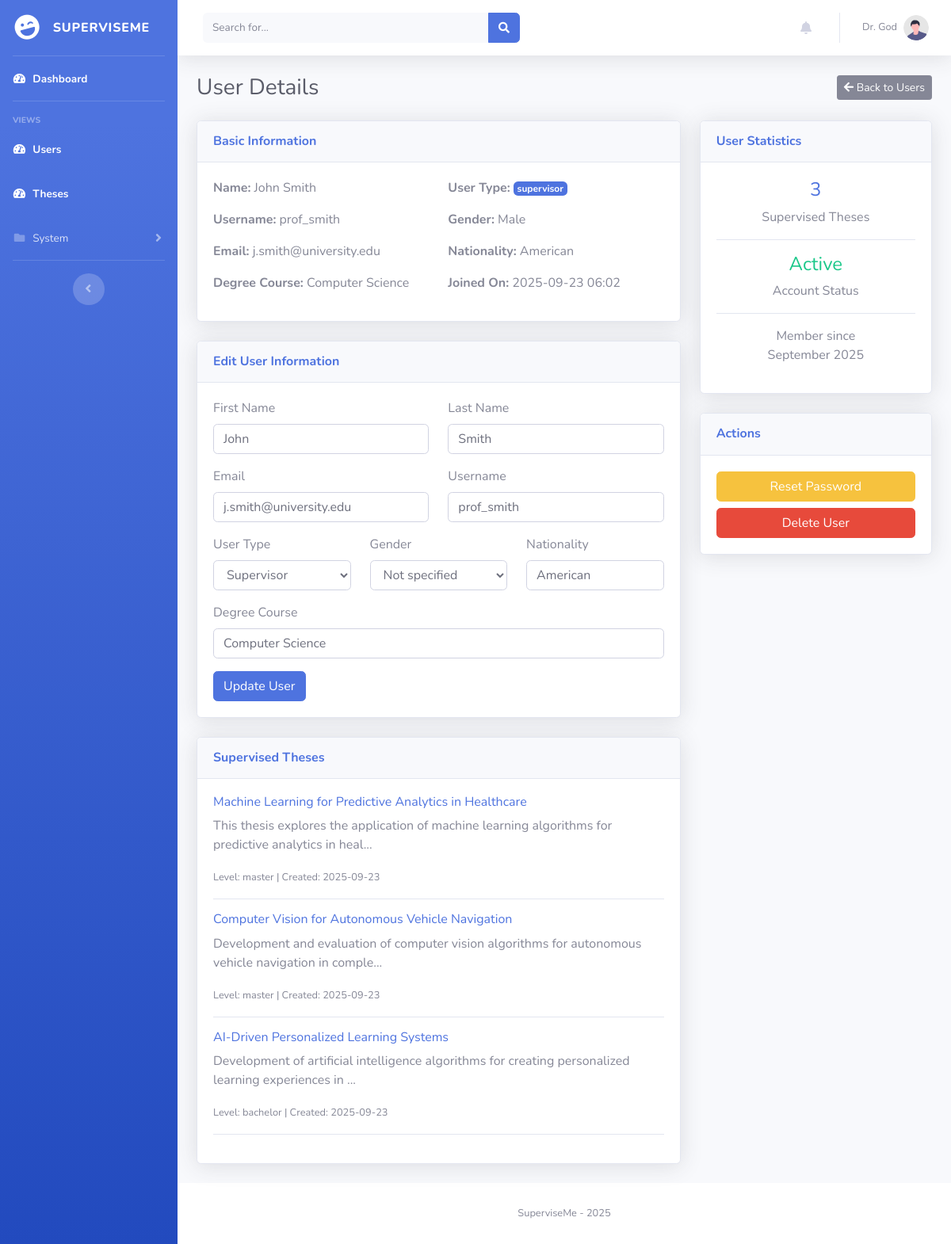
The app's page /admin/user/2 (signed in), older data.
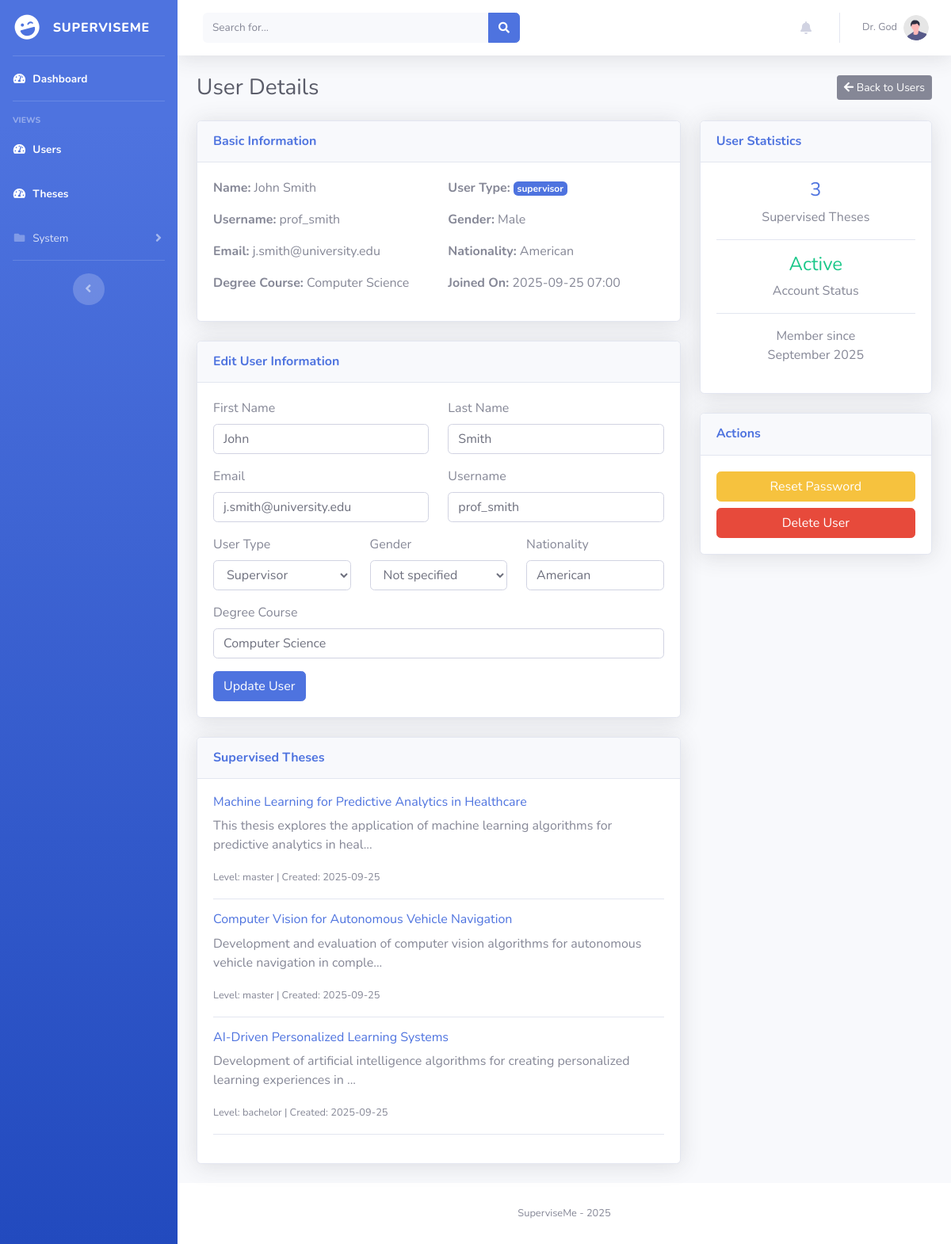
The same page, newer data.
### superviseme/models.py (models this page shows)
class User_mgmt(UserMixin, db.Model):
    __tablename__ = "user_mgmt"
    id = db.Column(db.Integer, primary_key=True)
    username = db.Column(db.String(50), nullable=False, unique=True)
    name = db.Column(db.String(15))
    surname = db.Column(db.String(15))
    cdl = db.Column(db.String(15))
    email = db.Column(db.String(50), nullable=False, unique=True)
    password = db.Column(db.String(80), nullable=False)
    user_type = db.Column(db.String(10), nullable=False, default="student")
    joined_on = db.Column(db.Integer, nullable=False)
    gender = db.Column(db.String(10), default=None)
    nationality = db.Column(db.String(15), default=None)
    last_activity = db.Column(db.Integer, nullable=True)  # Track last activity timestamp
    last_activity_location = db.Column(db.String(100), nullable=True)  # Track where they were last active
    telegram_user_id = db.Column(db.String(50), nullable=True)  # Telegram user ID for bot notifications
    telegram_enabled = db.Column(db.Boolean, default=False, nullable=False)  # Enable/disable Telegram notifications
    telegram_notification_types = db.Column(db.Text, nullable=True)  # JSON string of enabled notification types
    thesis = db.relationship("Thesis", backref="author", lazy=True)

class Thesis(db.Model):
    __tablename__ = "thesis"
    id = db.Column(db.Integer, primary_key=True)
    title = db.Column(db.String(100), nullable=False)
    description = db.Column(db.Text, nullable=False)
    author_id = db.Column(db.Integer, db.ForeignKey("user_mgmt.id"), nullable=True)
    frozen = db.Column(db.Boolean, default=False)
    level = db.Column(db.Text, nullable=True)
    created_at = db.Column(db.Integer, nullable=False)

### superviseme/routes/admin.py (the view)
@admin.route("/admin/user/<int:user_id>")
@login_required
def user_detail(user_id):
    privilege_check = check_privileges(current_user.username, role="admin")
    if privilege_check is not True:
        return privilege_check
    user = User_mgmt.query.get_or_404(user_id)
    authored_theses = []
    if user.user_type == "student":
        authored_theses = Thesis.query.filter_by(author_id=user_id).all()
    supervised_theses = []
    if user.user_type == "supervisor":
        supervised_rels = Thesis_Supervisor.query.filter_by(supervisor_id=user_id).all()
        supervised_theses = [Thesis.query.get(rel.thesis_id) for rel in supervised_rels]
    return render_template("/admin/user_detail.html",
                         current_user=current_user,
                         user=user,
                         authored_theses=authored_theses,
                         supervised_theses=supervised_theses,
                         datetime=datetime.datetime)

### superviseme/utils/logging_config.py (called while the page is built)
def log_request_response(app, loggers):
    @app.before_request
    def log_request_info():
        loggers['access_logger'].info("Request started", extra={
            'event_type': 'request_start',
            'endpoint': request.endpoint,
            'url_rule': str(request.url_rule) if request.url_rule else None,
            'content_length': request.content_length,
            'content_type': request.content_type
        })
    @app.after_request
    def log_response_info(response):
        loggers['access_logger'].info("Request completed", extra={
            'event_type': 'request_end',
            'status_code': response.status_code,
            'content_length': response.content_length,
            'content_type': response.content_type
        })
        return response

### superviseme/utils/miscellanea.py (called while the page is built, shortened)
def check_privileges(username, role="admin"):
    user = User_mgmt.query.filter_by(username=username).first()
    if not user:
        abort(404)
    return True

### superviseme/templates/admin/user_detail.html (shortened to what the changed rows need)
{% include 'admin/components/header.html' %}
<body id="page-top">
    <div id="wrapper">
        <div id="content-wrapper" class="d-flex flex-column">
            <div id="content">
                <div class="container-fluid">
                    <div class="d-sm-flex align-items-center justify-content-between mb-4">
                        <h1 class="h3 mb-0 text-gray-800">User Details</h1>
                    </div>
                    <div class="row">
                        <div class="col-xl-8 col-lg-7">
                            <div class="card shadow mb-4">
                                <div class="card-body">
                                    <div class="row">
                                        <div class="col-md-6">
                                            <p><strong>Name:</strong> {{ user.name }} {{ user.surname }}</p>
                                            <p><strong>Username:</strong> {{ user.username }}</p>
                                            <p><strong>Email:</strong> {{ user.email }}</p>
                                        </div>
                                        <div class="col-md-6">
                                            <p><strong>User Type:</strong> <span class="badge badge-primary">{{ user.user_type }}</span></p>
                                            <p><strong>Gender:</strong> {{ user.gender or "Not specified" }}</p>
                                            <p><strong>Nationality:</strong> {{ user.nationality or "Not specified" }}</p>
                                        </div>
                                    </div>
                                    <div class="row">
                                        <div class="col-md-6">
                                            <p><strong>Degree Course:</strong> {{ user.cdl or "Not specified" }}</p>
                                        </div>
                                        <div class="col-md-6">
                                            <p><strong>Joined On:</strong> {{ datetime.fromtimestamp(user.joined_on).strftime('%Y-%m-%d %H:%M') }}</p>
                                        </div>
                                    </div>
                                </div>
                            </div>
                            <div class="card shadow mb-4">
                                <div class="card-body">
                                    <form action="/admin/update_user" method="POST">
                                        <div class="row">
                                            <div class="col-md-6">
                                                <div class="form-group">
                                                    <label for="name">First Name</label>
                                                    <input type="text" class="form-control" id="name" name="name" value="{{ user.name or '' }}">
                                                </div>
                                            </div>
                                            <div class="col-md-6">
                                                <div class="form-group">
                                                    <label for="surname">Last Name</label>
                                                    <input type="text" class="form-control" id="surname" name="surname" value="{{ user.surname or '' }}">
                                                </div>
                                            </div>
                                        </div>
                                        <div class="row">
                                            <div class="col-md-6">
                                                <div class="form-group">
                                                    <label for="email">Email</label>
                                                    <input type="email" class="form-control" id="email" name="email" value="{{ user.email or '' }}">
                                                </div>
                                            </div>
                                            <div class="col-md-6">
                                                <div class="form-group">
                                                    <label for="username">Username</label>
                                                    <input type="text" class="form-control" id="username" name="username" value="{{ user.username or '' }}">
                                                </div>
                                            </div>
                                        </div>
                                        <div class="row">
                                            <div class="col-md-4">
                                                <div class="form-group">
                                                    <label for="user_type">User Type</label>
                                                    <select class="form-control" id="user_type" name="user_type">
                                                        <option value="supervisor" {% if user.user_type == 'supervisor' %}selected{% endif %}>Supervisor</option>
                                                    </select>
                                                </div>
                                            </div>
                                            <div class="col-md-4">
                                                <div class="form-group">
                                                    <label for="nationality">Nationality</label>
                                                    <input type="text" class="form-control" id="nationality" name="nationality" value="{{ user.nationality or '' }}">
                                                </div>
                                            </div>
                                        </div>
                                        <div class="row">
                                            <div class="col-md-12">
                                                <div class="form-group">
                                                    <label for="cdl">Degree Course</label>
                                                    <input type="text" class="form-control" id="cdl" name="cdl" value="{{ user.cdl or '' }}">
                                                </div>
                                            </div>
                                        </div>
                                    </form>
                                </div>
                            </div>
                            {% if user.user_type == "supervisor" and supervised_theses %}
                                <div class="card shadow mb-4">
                                    <div class="card-body">
                                        {% for thesis in supervised_theses %}
                                            {% if thesis %}
                                                <div class="border-bottom mb-3 pb-3">
                                                    <h6><a href="/admin/thesis/{{ thesis.id }}">{{ thesis.title }}</a></h6>
                                                    <p class="text-muted">{{ thesis.description[:100] }}...</p>
                                                    <small class="text-muted">Level: {{ thesis.level }} | Created: {{ datetime.fromtimestamp(thesis.created_at).strftime('%Y-%m-%d') }}</small>
                                                </div>
                                            {% endif %}
                                        {% endfor %}
                                    </div>
                                </div>
                            {% endif %}
                        </div>
                        <div class="col-xl-4 col-lg-5">
                            <div class="card shadow mb-4">
                                <div class="card-body text-center">
                                    <div>
                                        <p class="text-muted">
                                            Member since<br>
                                            {{ datetime.fromtimestamp(user.joined_on).strftime('%B %Y') }}
                                        </p>
                                    </div>
                                </div>
                            </div>
                        </div>
                    </div>
                </div>
            </div>
            {% include 'admin/components/footer.html' %}
</body>
</html>

Row changes from the older to the newer data that the page shows:
changed User_mgmt "John": fromtimestamp "2025-09-23 06:02" → "2025-09-25 07:00"
changed Thesis "Machine Learning for Predictive Analytics in Healthcare": fromtimestamp "2025-09-23" → "2025-09-25"
changed Thesis "Computer Vision for Autonomous Vehicle Navigation": fromtimestamp "2025-09-23" → "2025-09-25"
changed Thesis "AI-Driven Personalized Learning Systems": fromtimestamp "2025-09-23" → "2025-09-25"
